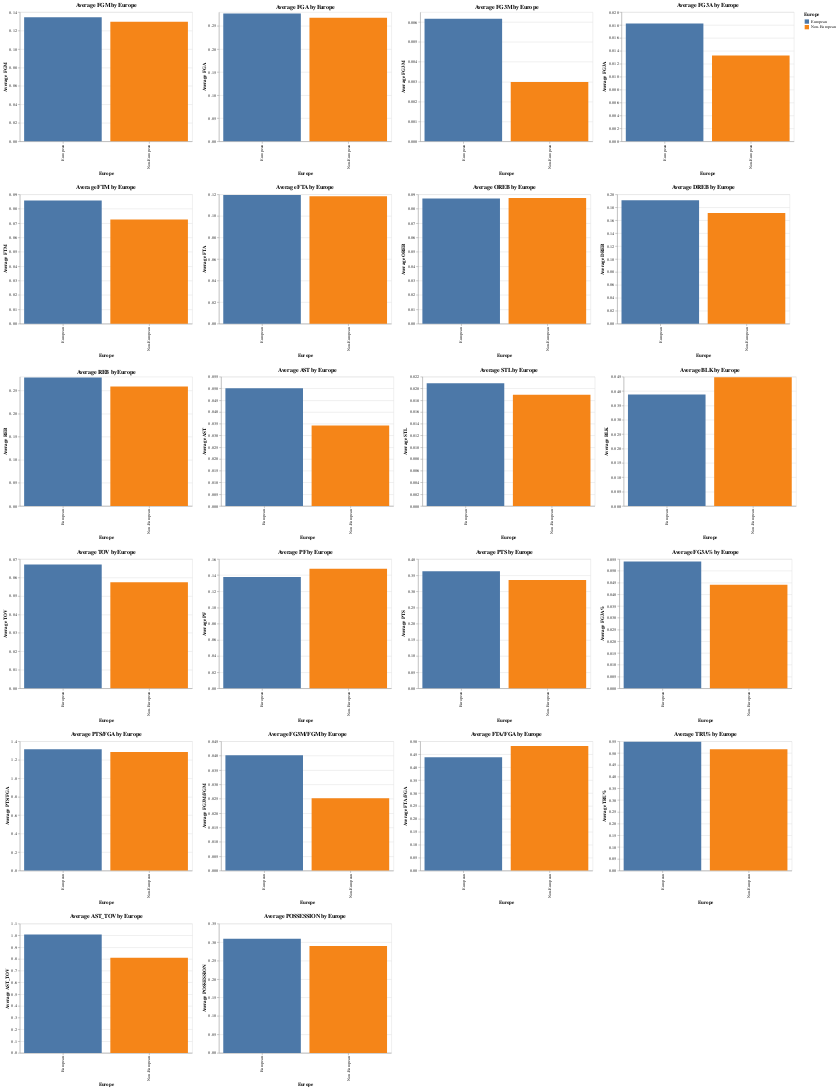

Notebook code for this chart:
### Code cell
import altair as alt
import pandas as pd
import altair_saver


# Annahme: Sie haben zwei DataFrames: data_per_min_europe_regular und data_per_min_usa_regular

# Fügen Sie eine neue Spalte hinzu, um anzuzeigen, ob der Spieler Europäer ist oder nicht
europe_C_playoffs['Europe'] = 'European'
non_europe_C_playoffs['Europe'] = 'Non-European'

# Kombinieren Sie die beiden DataFrames
combined_df = pd.concat([europe_C_playoffs, non_europe_C_playoffs])

# Liste der Metriken, die geplottet werden sollen
metrics = ['FGM', 'FGA', 'FG3M', 'FG3A', 'FTM', 'FTA', 
           'OREB', 'DREB', 'REB', 'AST', 'STL', 'BLK', 'TOV', 
           'PF', 'PTS', 'FG3A%', 'PTS/FGA', 'FG3M/FGM', 'FTA/FGA', 
           'TRU%', 'AST_TOV', 'POSSESSION']




# Liste zum Speichern der Diagramme
charts = []

# Einen Bruchteil des kombinierten DataFrame auswählen
sampled_df = combined_df.sample(frac=0.5)  # Passen Sie den Bruchteil bei Bedarf an

# Für jede Metrik ein gruppiertes Balkendiagramm erstellen und die Diagramme in eine Liste speichern
for metric in metrics:
    chart = alt.Chart(sampled_df).mark_bar().encode(
        x=alt.X('Europe:N', title='Europe'),
        y=alt.Y(f'mean({metric}):Q', title=f'Average {metric}'),
        color=alt.Color('Europe:N', legend=alt.Legend(title='Europe'))
    ).properties(
        title=f'Average {metric} by Europe',
        width=400,
        height=300
    )
    charts.append(chart)

# Diagramme in sechs Zeilen stapeln
alt_row = alt.vconcat(*[alt.hconcat(*charts[i:i+4]) for i in range(0, len(charts), 4)])

# Die Diagramme anzeigen
alt_row

### Figure 1 — Vega-Lite specification as saved in the notebook (floating-point values rounded to 4 significant figures; data arrays with more than 128 entries replaced by an {"elided": "..."} marker saying what was removed)
{"config": {"view": {"continuousWidth": 300, "continuousHeight": 300}}, "vconcat": [{"hconcat": [{"mark": {"type": "bar"}, "encoding": {"color": {"field": "Europe", "legend": {"title": "Europe"}, "type": "nominal"}, "x": {"field": "Europe", "title": "Europe", "type": "nominal"}, "y": {"aggregate": "mean", "field": "FGM", "title": "Average FGM", "type": "quantitative"}}, "height": 300, "title": "Average FGM by Europe", "width": 400}, {"mark": {"type": "bar"}, "encoding": {"color": {"field": "Europe", "legend": {"title": "Europe"}, "type": "nominal"}, "x": {"field": "Europe", "title": "Europe", "type": "nominal"}, "y": {"aggregate": "mean", "field": "FGA", "title": "Average FGA", "type": "quantitative"}}, "height": 300, "title": "Average FGA by Europe", "width": 400}, {"mark": {"type": "bar"}, "encoding": {"color": {"field": "Europe", "legend": {"title": "Europe"}, "type": "nominal"}, "x": {"field": "Europe", "title": "Europe", "type": "nominal"}, "y": {"aggregate": "mean", "field": "FG3M", "title": "Average FG3M", "type": "quantitative"}}, "height": 300, "title": "Average FG3M by Europe", "width": 400}, {"mark": {"type": "bar"}, "encoding": {"color": {"field": "Europe", "legend": {"title": "Europe"}, "type": "nominal"}, "x": {"field": "Europe", "title": "Europe", "type": "nominal"}, "y": {"aggregate": "mean", "field": "FG3A", "title": "Average FG3A", "type": "quantitative"}}, "height": 300, "title": "Average FG3A by Europe", "width": 400}]}, {"hconcat": [{"mark": {"type": "bar"}, "encoding": {"color": {"field": "Europe", "legend": {"title": "Europe"}, "type": "nominal"}, "x": {"field": "Europe", "title": "Europe", "type": "nominal"}, "y": {"aggregate": "mean", "field": "FTM", "title": "Average FTM", "type": "quantitative"}}, "height": 300, "title": "Average FTM by Europe", "width": 400}, {"mark": {"type": "bar"}, "encoding": {"color": {"field": "Europe", "legend": {"title": "Europe"}, "type": "nominal"}, "x": {"field": "Europe", "title": "Europe", "type": "nominal"}, "y": {"aggregate": "mean", "field": "FTA", "title": "Average FTA", "type": "quantitative"}}, "height": 300, "title": "Average FTA by Europe", "width": 400}, {"mark": {"type": "bar"}, "encoding": {"color": {"field": "Europe", "legend": {"title": "Europe"}, "type": "nominal"}, "x": {"field": "Europe", "title": "Europe", "type": "nominal"}, "y": {"aggregate": "mean", "field": "OREB", "title": "Average OREB", "type": "quantitative"}}, "height": 300, "title": "Average OREB by Europe", "width": 400}, {"mark": {"type": "bar"}, "encoding": {"color": {"field": "Europe", "legend": {"title": "Europe"}, "type": "nominal"}, "x": {"field": "Europe", "title": "Europe", "type": "nominal"}, "y": {"aggregate": "mean", "field": "DREB", "title": "Average DREB", "type": "quantitative"}}, "height": 300, "title": "Average DREB by Europe", "width": 400}]}, {"hconcat": [{"mark": {"type": "bar"}, "encoding": {"color": {"field": "Europe", "legend": {"title": "Europe"}, "type": "nominal"}, "x": {"field": "Europe", "title": "Europe", "type": "nominal"}, "y": {"aggregate": "mean", "field": "REB", "title": "Average REB", "type": "quantitative"}}, "height": 300, "title": "Average REB by Europe", "width": 400}, {"mark": {"type": "bar"}, "encoding": {"color": {"field": "Europe", "legend": {"title": "Europe"}, "type": "nominal"}, "x": {"field": "Europe", "title": "Europe", "type": "nominal"}, "y": {"aggregate": "mean", "field": "AST", "title": "Average AST", "type": "quantitative"}}, "height": 300, "title": "Average AST by Europe", "width": 400}, {"mark": {"type": "bar"}, "encoding": {"color": {"field": "Europe", "legend": {"title": "Europe"}, "type": "nominal"}, "x": {"field": "Europe", "title": "Europe", "type": "nominal"}, "y": {"aggregate": "mean", "field": "STL", "title": "Average STL", "type": "quantitative"}}, "height": 300, "title": "Average STL by Europe", "width": 400}, {"mark": {"type": "bar"}, "encoding": {"color": {"field": "Europe", "legend": {"title": "Europe"}, "type": "nominal"}, "x": {"field": "Europe", "title": "Europe", "type": "nominal"}, "y": {"aggregate": "mean", "field": "BLK", "title": "Average BLK", "type": "quantitative"}}, "height": 300, "title": "Average BLK by Europe", "width": 400}]}, {"hconcat": [{"mark": {"type": "bar"}, "encoding": {"color": {"field": "Europe", "legend": {"title": "Europe"}, "type": "nominal"}, "x": {"field": "Europe", "title": "Europe", "type": "nominal"}, "y": {"aggregate": "mean", "field": "TOV", "title": "Average TOV", "type": "quantitative"}}, "height": 300, "title": "Average TOV by Europe", "width": 400}, {"mark": {"type": "bar"}, "encoding": {"color": {"field": "Europe", "legend": {"title": "Europe"}, "type": "nominal"}, "x": {"field": "Europe", "title": "Europe", "type": "nominal"}, "y": {"aggregate": "mean", "field": "PF", "title": "Average PF", "type": "quantitative"}}, "height": 300, "title": "Average PF by Europe", "width": 400}, {"mark": {"type": "bar"}, "encoding": {"color": {"field": "Europe", "legend": {"title": "Europe"}, "type": "nominal"}, "x": {"field": "Europe", "title": "Europe", "type": "nominal"}, "y": {"aggregate": "mean", "field": "PTS", "title": "Average PTS", "type": "quantitative"}}, "height": 300, "title": "Average PTS by Europe", "width": 400}, {"mark": {"type": "bar"}, "encoding": {"color": {"field": "Europe", "legend": {"title": "Europe"}, "type": "nominal"}, "x": {"field": "Europe", "title": "Europe", "type": "nominal"}, "y": {"aggregate": "mean", "field": "FG3A%", "title": "Average FG3A%", "type": "quantitative"}}, "height": 300, "title": "Average FG3A% by Europe", "width": 400}]}, {"hconcat": [{"mark": {"type": "bar"}, "encoding": {"color": {"field": "Europe", "legend": {"title": "Europe"}, "type": "nominal"}, "x": {"field": "Europe", "title": "Europe", "type": "nominal"}, "y": {"aggregate": "mean", "field": "PTS/FGA", "title": "Average PTS/FGA", "type": "quantitative"}}, "height": 300, "title": "Average PTS/FGA by Europe", "width": 400}, {"mark": {"type": "bar"}, "encoding": {"color": {"field": "Europe", "legend": {"title": "Europe"}, "type": "nominal"}, "x": {"field": "Europe", "title": "Europe", "type": "nominal"}, "y": {"aggregate": "mean", "field": "FG3M/FGM", "title": "Average FG3M/FGM", "type": "quantitative"}}, "height": 300, "title": "Average FG3M/FGM by Europe", "width": 400}, {"mark": {"type": "bar"}, "encoding": {"color": {"field": "Europe", "legend": {"title": "Europe"}, "type": "nominal"}, "x": {"field": "Europe", "title": "Europe", "type": "nominal"}, "y": {"aggregate": "mean", "field": "FTA/FGA", "title": "Average FTA/FGA", "type": "quantitative"}}, "height": 300, "title": "Average FTA/FGA by Europe", "width": 400}, {"mark": {"type": "bar"}, "encoding": {"color": {"field": "Europe", "legend": {"title": "Europe"}, "type": "nominal"}, "x": {"field": "Europe", "title": "Europe", "type": "nominal"}, "y": {"aggregate": "mean", "field": "TRU%", "title": "Average TRU%", "type": "quantitative"}}, "height": 300, "title": "Average TRU% by Europe", "width": 400}]}, {"hconcat": [{"mark": {"type": "bar"}, "encoding": {"color": {"field": "Europe", "legend": {"title": "Europe"}, "type": "nominal"}, "x": {"field": "Europe", "title": "Europe", "type": "nominal"}, "y": {"aggregate": "mean", "field": "AST_TOV", "title": "Average AST_TOV", "type": "quantitative"}}, "height": 300, "title": "Average AST_TOV by Europe", "width": 400}, {"mark": {"type": "bar"}, "encoding": {"color": {"field": "Europe", "legend": {"title": "Europe"}, "type": "nominal"}, "x": {"field": "Europe", "title": "Europe", "type": "nominal"}, "y": {"aggregate": "mean", "field": "POSSESSION", "title": "Average POSSESSION", "type": "quantitative"}}, "height": 300, "title": "Average POSSESSION by Europe", "width": 400}]}], "data": {"name": "data-96feded48630a77e970b4b224040f753"}, "$schema": "https://vega.github.io/schema/vega-lite/v5.17.0.json", "datasets": {"data-96feded48630a77e970b4b224040f753": {"elided": "500 records"}}}
